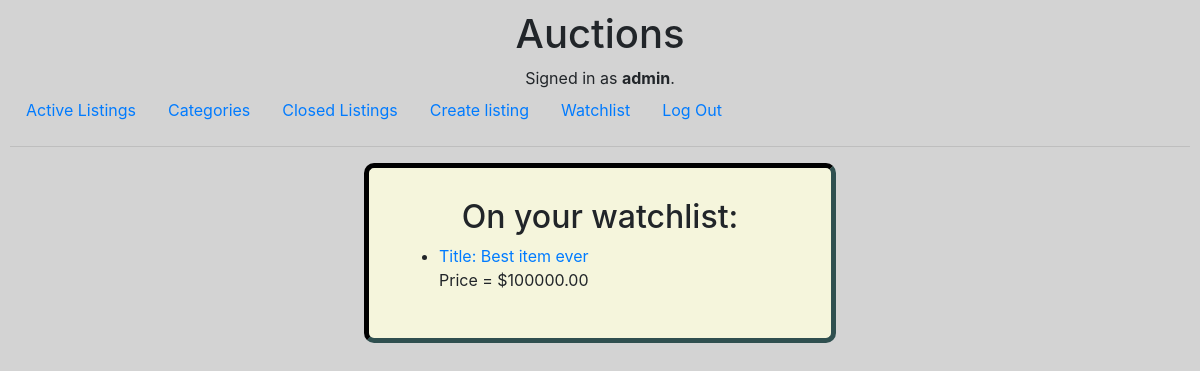
Page /watchlist (signed in) on the earlier database version.
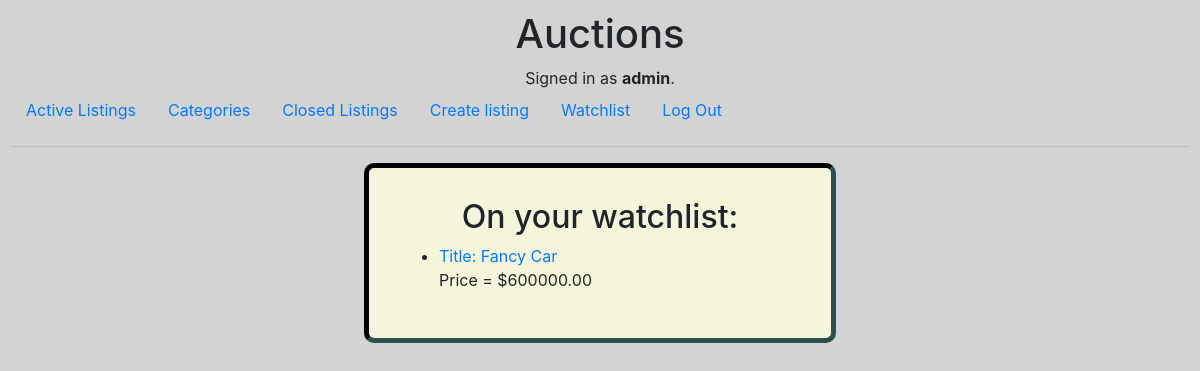
Same page on the later database version.
### auctions/models.py (models this page shows, shortened)
class User(AbstractUser):
    def __str__(self):
        return self.username

class Watchlist(models.Model):
    listing = models.ForeignKey(Listing, on_delete=models.CASCADE)
    user = models.ForeignKey(User, on_delete=models.CASCADE)

class Listing(models.Model):
    name = models.CharField("name", max_length=200)
    description = models.TextField("Description")
    owner = models.ForeignKey(User, on_delete=models.CASCADE)
    category = models.CharField(max_length=1, choices=Categories, default='Other')
    image = models.URLField(blank=True)
    price = models.DecimalField(max_digits=8, decimal_places=2, default=0.00)
    bid = models.ManyToManyField(Bid, blank=True)
    time = models.DateTimeField(auto_now_add=True, blank=True)
    closed = models.BooleanField(default=False)
    comments = models.ManyToManyField(Comment, blank=True, max_length=250)

### auctions/views.py (the view)
# urls.py: path("watchlist", views.watchlist, name="watchlist"),
@login_required
def watchlist(request):
    watchlist = Watchlist.objects.filter(user=request.user)
    return render (request, "auctions/watchlist.html", {
        "watchlist" : watchlist
    })

### auctions/templates/auctions/watchlist.html (shortened to what this page needs)
{% extends "auctions/layout.html" %}
{% block body %}
<h2>On your watchlist:</h2>
<ul>
{% for list in watchlist %}
    <li>
    <div><a href ="{% url 'listing' list.listing.id %}">Title: {{list.listing.name}}</a></div>
    <div>Price = ${{list.listing.price}}</div>
    </li>
{% endfor %}
</ul>
{% endblock %}

### auctions/templates/auctions/layout.html (shortened to what this page needs)
{% load static %}
{% load bootstrap %}
<!DOCTYPE html>
<html lang="en">
    <head>
        <link rel="stylesheet" href="https://stackpath.bootstrapcdn.com/bootstrap/4.4.1/css/bootstrap.min.css">
        <link href="{% static 'auctions/styles.css' %}" rel="stylesheet">
    </head>
    <body>
        <h1>Auctions</h1>
        <div class="centered">
            {% if user.is_authenticated %}
                Signed in as <strong>{{ user.username }}</strong>.
            {% else %}
                Not signed in.
            {% endif %}
        </div>
        <ul class="nav">
            <li class="nav-item">
                <a class="nav-link" href="{% url 'index' %}">Active Listings</a>
            </li>
            <li class="nav-item">
                <a class="nav-link" href="{% url 'categories' %}">Categories</a>
            </li>
            <li class="nav-item">
                <a class="nav-link" href="{% url 'closed' %}">Closed Listings</a>
            </li>
            {% if user.is_authenticated %}
                <li class="nav-item">
                <a class="nav-link" href="{% url 'create' %}">Create listing</a>
                </li>
                <li class="nav-item">
                    <a class="nav-link" href="{% url 'watchlist' %}">Watchlist</a>
                </li>
                <li class="nav-item">
                    <a class="nav-link" style="float: right;" href="{% url 'logout' %}">Log Out</a>
                </li>
            {% endif %}
        </ul>
        <hr>
        <div class="body_extension">
            {% block body %}
            {% endblock %}
        </div>
    </body>
</html>

### auctions/static/auctions/styles.css (style rules this page uses)
body { padding: 10px; background-color: lightgray; }
h1, h2, h4 { text-align: center; }
.centered { text-align: center; }
.body_extension { max-width: 40%; margin-left: 30%; margin-right: 30%; background-color: beige; border-style: inset; border-width: 5px; border-color: darkslategray; border-radius: 10px; padding: 30px; }

Differences in the rows shown:
removed Watchlist: listing.name "Best item ever", listing.price "100000.00"
added Watchlist: listing.name "Fancy Car", listing.price "600000.00"
